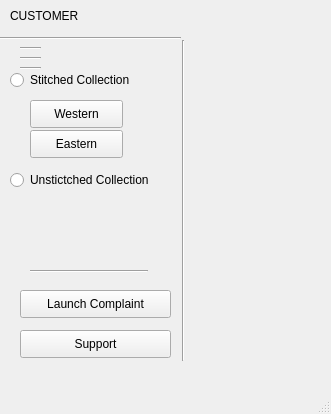
<?xml version="1.0" encoding="UTF-8"?>
<ui version="4.0">
 <class>MainWindow</class>
 <widget class="QMainWindow" name="MainWindow">
  <property name="geometry">
   <rect>
    <x>0</x>
    <y>0</y>
    <width>331</width>
    <height>414</height>
   </rect>
  </property>
  <property name="windowTitle">
   <string>MainWindow</string>
  </property>
  <widget class="QWidget" name="centralwidget">
   <widget class="QLabel" name="label">
    <property name="geometry">
     <rect>
      <x>10</x>
      <y>0</y>
      <width>101</width>
      <height>31</height>
     </rect>
    </property>
    <property name="text">
     <string>CUSTOMER</string>
    </property>
   </widget>
   <widget class="QRadioButton" name="radioButton_2">
    <property name="geometry">
     <rect>
      <x>10</x>
      <y>70</y>
      <width>158</width>
      <height>20</height>
     </rect>
    </property>
    <property name="text">
     <string>Stitched Collection</string>
    </property>
   </widget>
   <widget class="QRadioButton" name="radioButton">
    <property name="geometry">
     <rect>
      <x>10</x>
      <y>170</y>
      <width>158</width>
      <height>20</height>
     </rect>
    </property>
    <property name="text">
     <string>Unstictched Collection</string>
    </property>
   </widget>
   <widget class="Line" name="line">
    <property name="geometry">
     <rect>
      <x>173</x>
      <y>40</y>
      <width>21</width>
      <height>321</height>
     </rect>
    </property>
    <property name="orientation">
     <enum>Qt::Vertical</enum>
    </property>
   </widget>
   <widget class="Line" name="line_2">
    <property name="geometry">
     <rect>
      <x>0</x>
      <y>30</y>
      <width>181</width>
      <height>16</height>
     </rect>
    </property>
    <property name="orientation">
     <enum>Qt::Horizontal</enum>
    </property>
   </widget>
   <widget class="QPushButton" name="pushButton">
    <property name="geometry">
     <rect>
      <x>30</x>
      <y>100</y>
      <width>93</width>
      <height>28</height>
     </rect>
    </property>
    <property name="text">
     <string>Western</string>
    </property>
   </widget>
   <widget class="QPushButton" name="pushButton_2">
    <property name="geometry">
     <rect>
      <x>30</x>
      <y>130</y>
      <width>93</width>
      <height>28</height>
     </rect>
    </property>
    <property name="text">
     <string>Eastern</string>
    </property>
   </widget>
   <widget class="QPushButton" name="pushButton_3">
    <property name="geometry">
     <rect>
      <x>20</x>
      <y>290</y>
      <width>151</width>
      <height>28</height>
     </rect>
    </property>
    <property name="text">
     <string>Launch Complaint</string>
    </property>
   </widget>
   <widget class="QPushButton" name="pushButton_4">
    <property name="geometry">
     <rect>
      <x>20</x>
      <y>330</y>
      <width>151</width>
      <height>28</height>
     </rect>
    </property>
    <property name="text">
     <string>Support</string>
    </property>
   </widget>
   <widget class="Line" name="line_3">
    <property name="geometry">
     <rect>
      <x>30</x>
      <y>270</y>
      <width>118</width>
      <height>3</height>
     </rect>
    </property>
    <property name="orientation">
     <enum>Qt::Horizontal</enum>
    </property>
   </widget>
   <widget class="Line" name="line_4">
    <property name="geometry">
     <rect>
      <x>20</x>
      <y>50</y>
      <width>21</width>
      <height>16</height>
     </rect>
    </property>
    <property name="orientation">
     <enum>Qt::Horizontal</enum>
    </property>
   </widget>
   <widget class="Line" name="line_5">
    <property name="geometry">
     <rect>
      <x>20</x>
      <y>60</y>
      <width>21</width>
      <height>16</height>
     </rect>
    </property>
    <property name="orientation">
     <enum>Qt::Horizontal</enum>
    </property>
   </widget>
   <widget class="Line" name="line_6">
    <property name="geometry">
     <rect>
      <x>20</x>
      <y>40</y>
      <width>21</width>
      <height>16</height>
     </rect>
    </property>
    <property name="orientation">
     <enum>Qt::Horizontal</enum>
    </property>
   </widget>
  </widget>
  <widget class="QMenuBar" name="menubar">
   <property name="geometry">
    <rect>
     <x>0</x>
     <y>0</y>
     <width>331</width>
     <height>26</height>
    </rect>
   </property>
  </widget>
  <widget class="QStatusBar" name="statusbar"/>
 </widget>
 <resources/>
 <connections/>
</ui>
